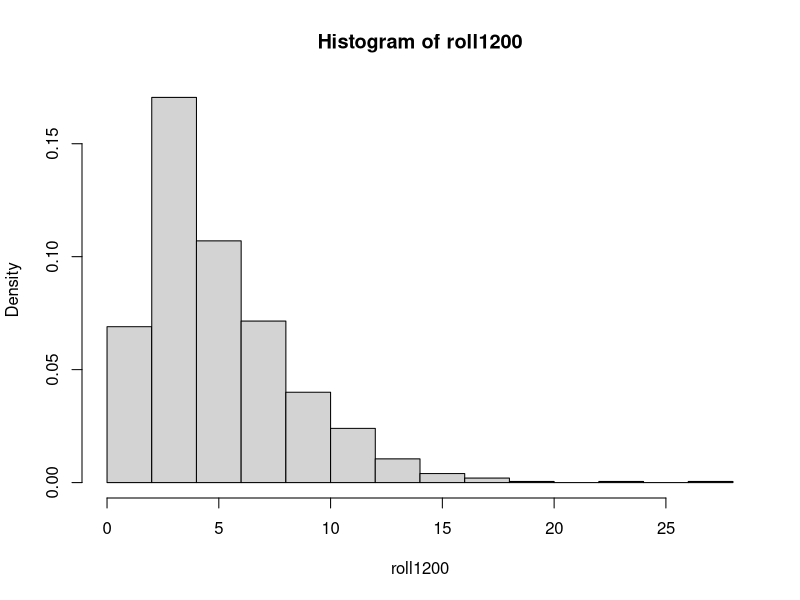
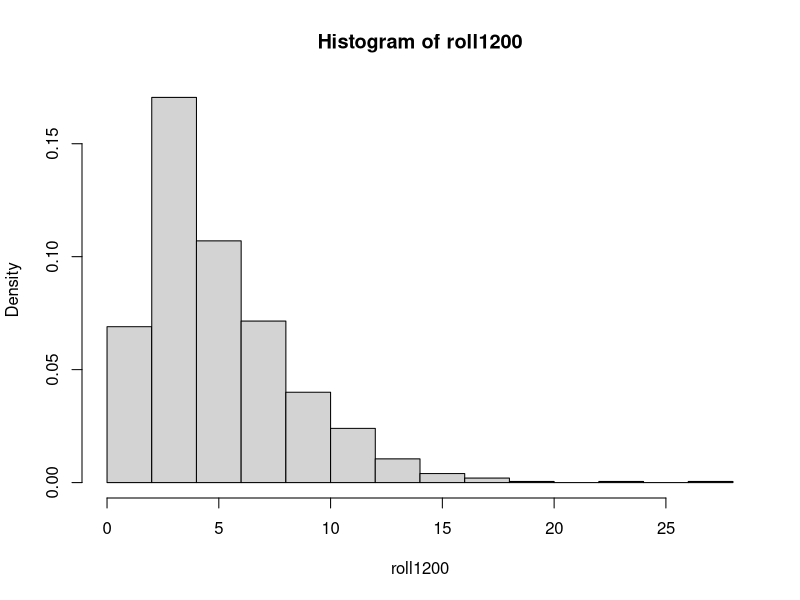

These figures' R source, in order: (Note: this script raises an error after producing the figures.)
#
# PRACTICAL 2-4: Chi-square tests
# ---------------------------------
#
# In this practical, we will use R to investigate 
# the sampling distribution of Pearson's chi-squared statistic for goodness of
# fit. We will do a sampling experiment for rolling a die, first in the case
# where the die is fair and then in the case that it is biased.

# 1. Rolling a fair die -------------------------------------------------

# We can simulate the rolling of a fair die using the sample function that we
# have seen before
#
sample(1:6, 1)
#
# This samples a number between 1 and 6 with the probability of each number
# being equal. Actually, the function sample has 2 default values so that the
# above is really
#
sample(x=1:6,size=1, replace=FALSE, prob=c(1/6,1/6,1/6,1/6,1/6,1/6))
#
# though you don't have to type all of this. You can see this for yourself in 
# the help file for sample. Here, the default is for each number in x 
# (1,2,3,4,5,6) to have an equal probability. 
# 
# Question: By changing the default value of replace how do you simulate 10
# rolls of a fair die using sample?
sample(1:6, 10, replace=TRUE)

# Question: Create a vector called rolls that contains 1200 simulated rolls of a
# fair die.

rolls <- sample(1:6, 1200, replace=TRUE)
# 2. A chi-squared test by hand -------------------------------------------

# We refer to the hypothesis that the die we have rolled is fair as the null
# hypothesis, H0. In this case we know H0 is true, however, the purpose of this
# experiment is to compare how a chi-squared test for examining H0 performs when
# we know that H0 is true.
# 
# To compute Pearson's chi-squared statistic we need
# to identify the discrete set of possible outcomes (in our case the integers
# 1 to 6) and the expected number of each outcome in our experiment under
# H0. The statistic is


#     _____          2
#  2  \     /O  - E \
# X =  \    \ i    i/
#      /    -------             
#     /____     E
#       i         i

# where O  is the observed number of instances of outcome i in the sample and
#        i
# E  is the expected number of instances of outcome i in the sample under H0.
#  i


# ^^^^^^^^^^^^^^^^^^^^^^^^^^^^^^^^^^^^^^^^^^^^^^^^^^^^^^^^^^^^^^^^^^^^^^^^^^^^^^^^^^^^^^
# ^ 
# ^ TECHNIQUE: 
# ^ 
# The **repeat** command: If we want to repeat a value multiple times in a vector we use
# ```rep(a ,n )```
# where `a` is the value and `n` is the number of repeats.
# **Maxima and minima**: To find the maximum and minimum of a vector `x` , use the commands `max(x)` and `min(x)`.
# **Counting integers**:
# The function `tabulate` takes a large vector of integers and computes the number of instances of each integer. Suppose we have a large vector of
# integers between 1 and `a` called `intVec` , then we can compute the number of `1`’s, `2`’s, ..., `a`’s using
# 
#```tabulate(intVec, a)```
# ^^^^^^^^^^^^^^^^^^^^^^^^^^^^^^^^^^^^^^^^^^^^^^^^^^^^^^^^^^^^^^^^^^^^^^^^^^^^^^^^^^^^^^



# Under H0, the probability of each outcome is 1/6, so we can get the vector
# E easily using rep via
#
E = rep(1200/6, 6)
# 
# We can count the number of 1's, 2's etc in our sample using the tabulate 
# function. See the techniques sheet or the online help for more details.
#
O = tabulate(rolls, nbins=6)
#
# (Note O here is an `Oh', not a zero!).  Finally, to get the test statistic
#                                             2
# value, we can simply create the vector (O-E) /E and sum its values via
#
# 
# Question: What is your value of X2?
X2 <- sum((O-E)^2/E)

# In order to see if your value of X2 is unusually large under H0 we need to
# know the distribution of X2 under H0. We investigate this with a sampling
# experiment.

# 3. A repeated sampling experiment --------------------------------------

# We will write a program that simulates the rolling of 1200 dice and computes
# the chi-squared statistic. We will then use this program to do a repeated
# sampling experiment and look at the properties of the chi-squared
# distribution.
# 

# ^^^^^^^^^^^^^^^^^^^^^^^^^^^^^^^^^^^^^^^^^^^^^^^^^^^^^^^^^^^^^^^^^^^^^^^^^^^^^^^^^^^^^^
# ^ 
# ^ TECHNIQUE: 
# ^ 
# ***Functions with no arguments***
# So far, we have written our own _R_ programs as functions of a number of inputs that we specify. We can write programs that do a certain task every
# time, without any input variable by simply not including an input variable at the beginning. Here is an example of a function that takes a random 
#integer from 1 to 10
#`
#RanInt <- function(){ sample(1:10,1)
#}
#`
# The important thing to note is that when *calling* a function with no arguments, we still **must include the brackets at the end!** To use the function
# above, for example, we type `RanInt()`.
# **Functions with default arguments**
# Default arguments are very useful in _R_, and most of the functions we have used up to now contained hidden defaults. For example, the function
# `sample` has the default argument `replace=FALSE`, amongst others.
# A default allows us to change an argument if we wish to, but to not specify it when we call the function if we don’t. For example, `sample(1:10,4)`
# will sample 4 values from 1 to 10 without replacement by default. If we want to sample with replacement we write `sample(1:10,4,replace=TRUE)` in
# order to change the default.
# To add defaults to our own functions we simply add the default value after an `=` sign in the inputs to the function. E.g.
#`RanInt <- function(N=10){ sample(1:N,1)
#}`
#Now `RanInt` draws a sample from the natural numbers up to `N`. If we don’t specify an `N` by typing `RanInt()`, we get a sample from the numbers 1 to #10, else we could specify `RanInt(30)` to get a number from 1 to 30.
# ^^^^^^^^^^^^^^^^^^^^^^^^^^^^^^^^^^^^^^^^^^^^^^^^^^^^^^^^^^^^^^^^^^^^^^^^^^^^^^^^^^^^^^



# Question: Write a function, called rollFun, with no arguments that simulates
# 1200 rolls of a fair die and computes the chi-squared statistic in the way we
# computed it above. Write your script below.

rollFun <- function(){
  rolls <- sample(1:6, 1200, replace=TRUE)
  Obs <- tabulate(rolls, nbins=6)
  Exp <- rep(1200/6, 6)
  X2 <- sum((Obs-Exp)^2/Exp)
  return(X2)
}










# Question: When we call rollFun, we should get a single number back from the
# function. Call rollFun to check this is the case. Don't forget the brackets!

rollFun()





# Question: Use replicate to perform 1000 sampling experiments with rollFun and
# call the resulting vector of chi-squared statistics, roll1200.

roll1200 <- replicate(1000, rollFun())





# Plot your statistics as a histogram using a density scale on the vertical axis
# using the command
# 
hist(roll1200, freq=FALSE)

# The result is an approximation to the distribution of the chi-squared
# statistic under H0.  

# ^^^^^^^^^^^^^^^^^^^^^^^^^^^^^^^^^^^^^^^^^^^^^^^^^^^^^^^^^^^^^^^^^^^^^^^^^^^^^^^^^^^^^^
# ^ 
# ^ TECHNIQUE: 
# ^ 
#***Overlaying distributions on histograms***:
#We often want to apply theory that says a random sample behaves as a draw from a certain distribution. One useful sanity check for this is to draw
# a histogram of the sample and overlay the shape of the distribution to see if the sample is consistent with our assumptions. The function
# `lines(x,y)` allows us to draw lines on plots, including histograms.

#To overlay a particular distribution onto a histogram, we require a large sequence `x` that that runs from the minimum to the maximum of 
#the values in the histogram, and a `y` of the distribution function in question applied to each value in `x`.

#We know by now how to generate sequences and we can get maxima and minima using commands given above. We can get the density function using
# `d` prefixed to one of the many distributions provided by _R_. The density function for the chi-squared distribution is `dchisq`, for example,
# and for the normal it is `dnorm`. Other distributions in _R_ are `unif`, `exp` and `pois`. Don’t forget to prefix the `d` if you want the 
#density function. You can read more about these functions using their help pages.

# Putting this together: Suppose we have a vector `x` that we suppose is a random sample from a chi-squared distribution with degrees of freedom 5. The
# following commands will draw the histogram of the vector and then overlay the chi-squared density to check our supposition:
  
#```hist(x)```

#```forLine <- seq(from=min(x), to = max(x), len=100) ```

#```lines(forLine, dchisq(forLine,df=5))```
# ^^^^^^^^^^^^^^^^^^^^^^^^^^^^^^^^^^^^^^^^^^^^^^^^^^^^^^^^^^^^^^^^^^^^^^^^^^^^^^^^^^^^^^



#As introduced in the lectures, when all the E  are
#                                                         2         i  
# greater than 5, we can approximate the distribution of X  under H0 using a 
# chi-squared distribution with k-1 degrees of freedom, where k is the number of
# possible outcomes (6 in our case). To see if our sample is consistent with a
# chi-squared(5) distribution, we can overlay the chi-squared(5) density on our
# histogram.
#
# Question: Use the   commands `seq` and `lines`  (see the technique tips) to overlay the 
# $\chi^2_{5}$ density onto your histogram. Is your sample consistent with the
# theory?

hist(roll1200, freq=FALSE)
#forLine <- seq(from=min(roll1200), to=max(roll1200), len=100)
lines(forLine, dchisq(forLine, df=5), lwd=2)
abline(v=X2, col='red', lwd=2)





# Question: Add a vertical line showing the value of our test statistic for
# `rolls` using the command  `abline`.







# 3.1 Computing p-values ---------------------------------------------------

# To quantify the `goodness of fit' of our value X2 under H0 we can use the
#                                                                       2
# p-value, which is the probability, under H0, of observing a value of X
# that is greater than our value, X2. We can either do this using our sampling
# distribution directly via
# 
# Question: Compare your sampling p-value with the p-value obtained from the
# $\chi^2_{5}$ approximation. Are the two results close?








# 4. Using a biased die -------------------------------------------------- 

# We are now going to generate a sample from a biased die, and see what happens
# to the chi-squared statistic. To do this we will modify rollFun to accept an
# argument containing probabilities for the different values of the die, but
# with a default that the die is fair.

# Question: Edit rollFun so that it has an input called probs with default value
# rep(1/6,6), and so that the sample of 1200 die rolls uses the vector probs for
# the probability of rolling 1,..., 6. 


rollFun=function(probs=rep(1/6,6)){
  rolls = sample(1:6,1200,replace=TRUE,prob=probs)
  Exp = rep(1200/6, 6)
  Obs = tabulate(rolls, nbins=6)
  X2 = sum((Obs-Exp)^2/Exp)
  return(X2)
}


# To see what happens to the chi-squared statistic using slightly biased dice,
#                                                                       2
# we are going to redraw the histogram of our sampling distribution of X
# under H0 using a larger x-axis to allow us to view large values.
# Type the following   before moving on.
# hist(roll1200, breaks=seq(from=0,to=50,by=2.5), freq=FALSE)


hist(roll1200,breaks=seq(0,50,2.5),freq=FALSE)




#4.1 A die with a small bias -----------------------------------------------------


# We will create a die that is slightly biased away from 6 towards one using the
# following vector of probabilities:
# 
# bp = c(1/6 + 0.02, 1/6, 1/6, 1/6, 1/6, 1/6 - 0.02)
#
# Create a function `rollFun1` with an argument `probs`, which calculates the $X^2$ statistic for the biased die.
# You can do this by calling `rollFun(probs)` inside the function. 
# Create the function in such a way that it returns the value of $X^2$ and that it also 
# adds this value as a blue vertical line on the existing histogram. You many define the colour 
# of the line by letting the function have a default argument `col = 'blue'`
bp = c(1/6 + 0.02, 1/6, 1/6, 1/6, 1/6, 1/6 - 0.02)

rollFun1 <- function(probs, colour='blue'){
  biasX2 <- rollFun(probs)
  abline(v=biasX2, col = colour, lwd=2)
}

rollFun1(bp)





# Question: What do you notice about the blue vertical lines on the histogram?
# Would the results of this experiment lead you to suspect that the 
# die was biased if you didn't know?

replicate(10,rollFun1(probs=bp))







#4.2 A die with a larger bias -------------------------------------------------


# Question: Repeat the above experiment 10 times with
#
# bp = c(1/6 + 0.04, 1/6, 1/6, 1/6, 1/6, 1/6 - 0.04)
#
# this time changing the colour of the vertical line to red. What do you notice?

bp1 = c(1/6 + 0.04, 1/6, 1/6, 1/6, 1/6, 1/6 - 0.04)
replicate(10,rollFun1(probs=bp1,colour = 'red'))







# Question: Each experiment, corresponding to each line on our histogram, 
# represents 1200 recorded rolls of a die. Receiving 1 of these experiments in 
# real life would normally be considered a large data set. Would any of the 20 
# or so biased die experiments you have done, if seen alone, lead you not to 
# suspect that the die was biased, based on a chi-squared test, if seen in 
# isolation?




#Question: For what values of $X^2$ would we reject the $H_0$ at a 5% level of significance? 

qchisq(0.95, df=5)
#So reject for X2 > 11.0705

abline(v=11.0705, col='green')

# 5. Further exercises
## Example 1
# We can use the  pre-defined function supported by the stats package in _R_, in order to apply chi-square test to the example in the lecture notes.

# Suppose we wish to know whether a die is fair or not. If it is fair then each face is equally likely to occur, i.e. 1/6. To test this claim,
# a die is rolled 120 times and the number of times each face appeared was recorded.
 
 
 
# Question: Enter the data into _R_, then use the `chisq.test` to perform chi-square test 
# for goodness of fit. Type `?chisq.test` for help.









## Example 2
# A random sample of 1000 residents of a major city to gather information on the alcohol consumption
# yielded the data displayed below.

# Question: Enter the data into _R_ in the form of a 4 by 3 matrix, then use the `chisq.test` to perform chi-square test for independence.








